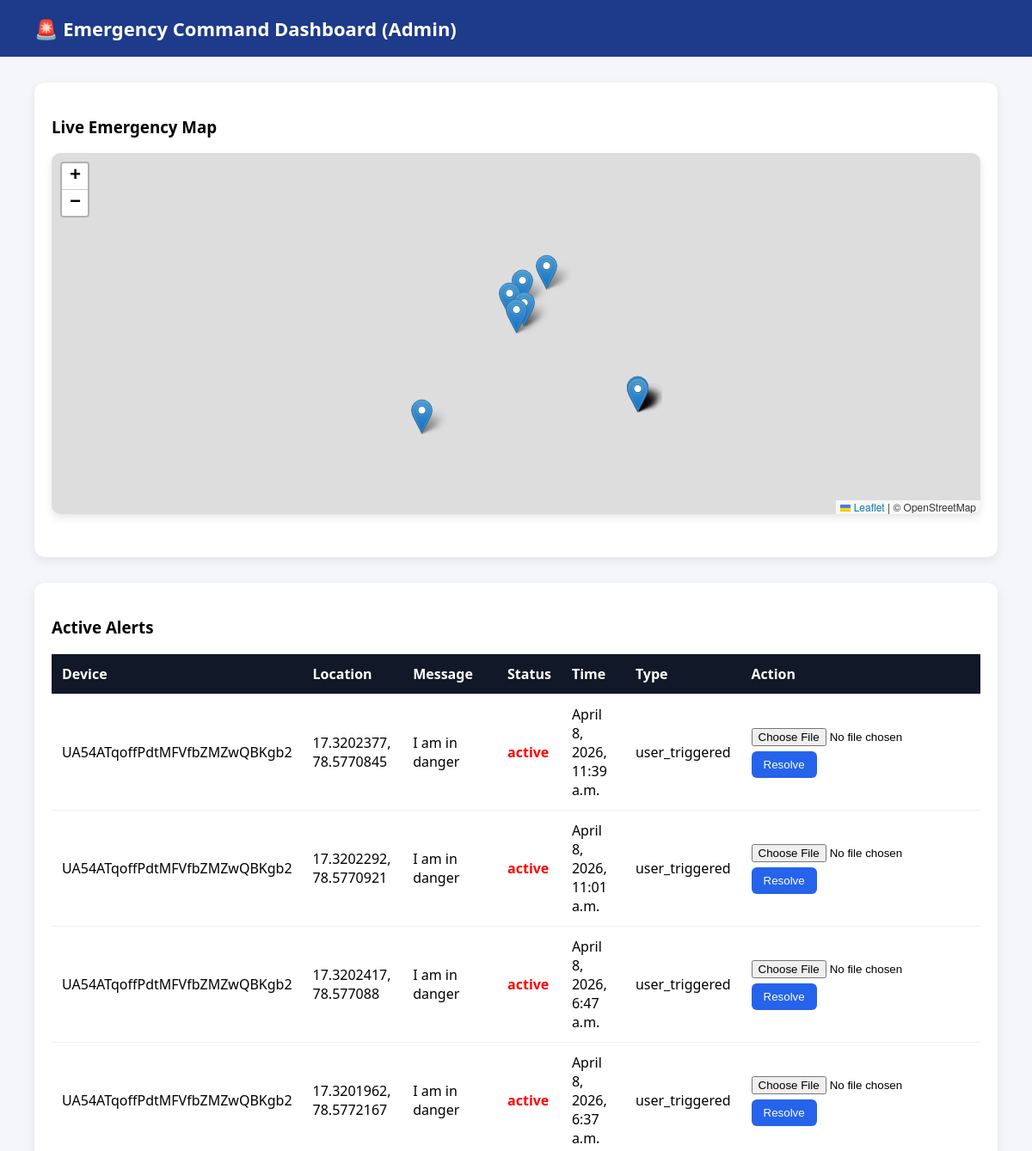
/api/admin-dashboard/ (signed in, upper part), run on an earlier commit of the app's database.
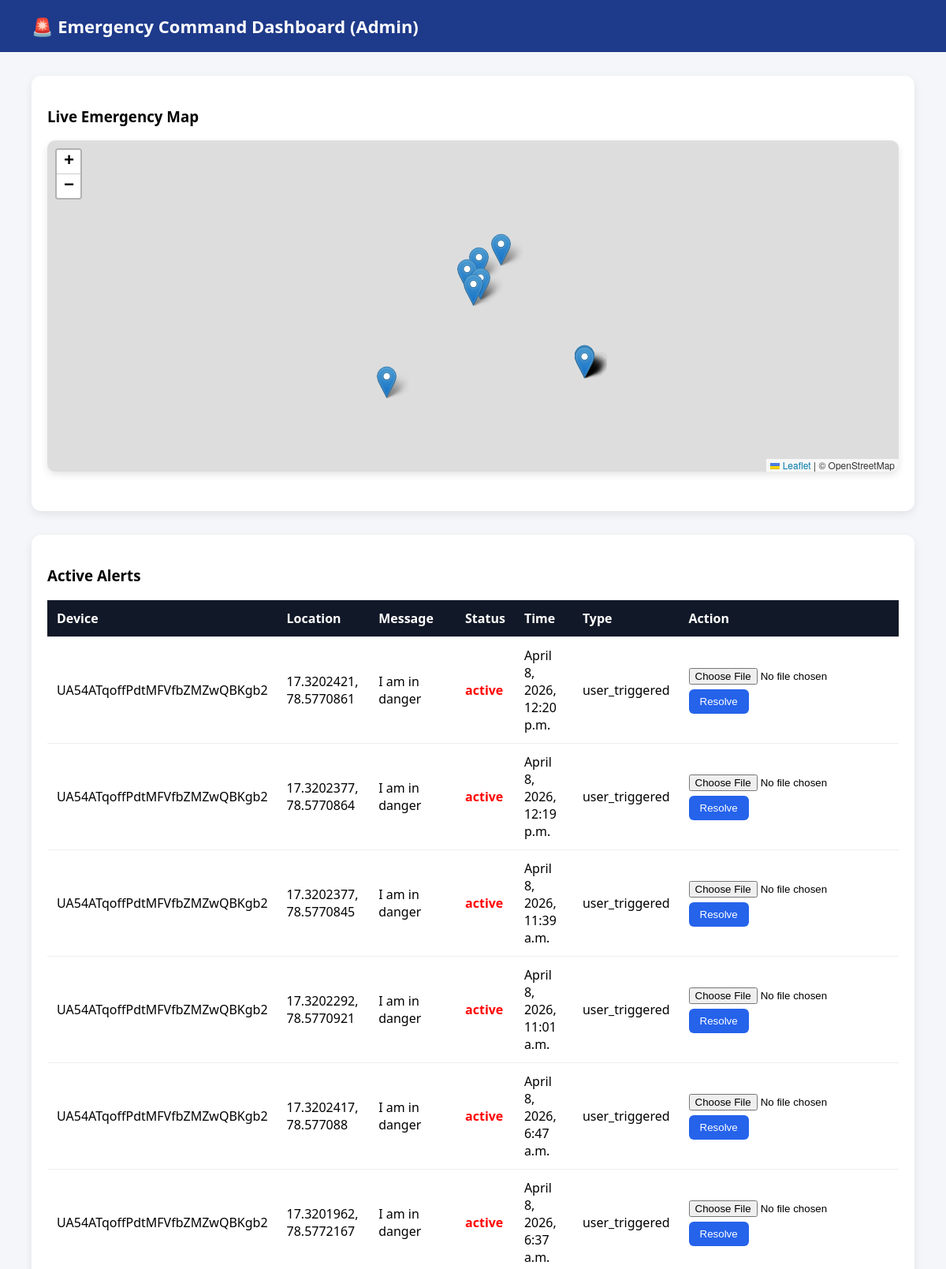
And on a later commit of the database.
### alerts/models.py (models this page shows, shortened)
class Alert(models.Model):
    device_id = models.CharField(max_length=100)
    latitude = models.FloatField()
    longitude = models.FloatField()
    message = models.TextField()
    timestamp = models.DateTimeField(auto_now_add=True)
    status = models.CharField(max_length=20, default="active")
    route_info = models.TextField(blank=True, null=True)
    emergency_type = models.CharField(max_length=50, default="general")
    severity = models.CharField(default="medium", max_length=20)
    resolved_at = models.DateTimeField(null=True, blank=True)
    proof_image = models.ImageField(upload_to="proofs/", null=True, blank=True)

### alerts/views.py (the view)
# urls.py: path('admin-dashboard/', admin_dashboard),
@login_required
def admin_dashboard(request):
    alerts = Alert.objects.all().order_by("-timestamp")
    return render(request, "admin_dashboard.html", {"alerts": alerts})

### alerts/templates/admin_dashboard.html (shortened to what this page needs)
<!DOCTYPE html>
<html>
<head>
    <link rel="stylesheet" href="https://unpkg.com/leaflet/dist/leaflet.css"/>
</head>
<body>
<header>
    🚨 Emergency Command Dashboard (Admin)
</header>
<div class="container">
    <div class="card">
        <h3>Live Emergency Map</h3>
        <div id="map"></div>
    </div>
    <div class="card">
        <h3>Active Alerts</h3>
        <table>
            <tr>
                <th>Device</th>
                <th>Location</th>
                <th>Message</th>
                <th>Status</th>
                <th>Time</th>
                <th>Type</th>
                <th>Action</th>
            </tr>
            {% for alert in alerts %}
                {% if alert.status == "active" %}
                <tr>
                    <td>{{ alert.device_id }}</td>
                    <td>{{ alert.latitude }}, {{ alert.longitude }}</td>
                    <td>{{ alert.message }}</td>
                    <td class="active">{{ alert.status }}</td>
                    <td>{{ alert.timestamp }}</td>
                    <td>{{ alert.emergency_type }}</td>
                    <td>
                        <form id="resolveForm{{alert.id}}" enctype="multipart/form-data">
                            <input type="file" name="proof" accept="image/*" capture="user" required>
                            <button type="button" onclick="resolveAlert({{alert.id}})">
                                Resolve
                            </button>
                        </form>
                    </td>
                </tr>
                {% endif %}
            {% endfor %}
        </table>
    </div>
</div>
</body>
</html>

### alerts/templates/admin_dashboard.html (style rules this page uses)
body { font-family: 'Segoe UI', sans-serif; margin: 0; background: #f4f6f9; }
header { background: #1e3a8a; color: white; padding: 18px 40px; font-size: 22px; font-weight: bold; }
.container { padding: 30px 40px; }
#map { height: 420px; border-radius: 10px; margin-bottom: 30px; box-shadow: 0 4px 10px rgba(0,0,0,0.1); }
.card { background: white; padding: 20px; border-radius: 12px; box-shadow: 0 4px 12px rgba(0,0,0,0.08); margin-bottom: 30px; }
table { border-collapse: collapse; width: 100%; }
th, td { padding: 12px; border-bottom: 1px solid #eee; text-align: left; }
th { background: #111827; color: white; }
.active { color: red; font-weight: bold; }
button { background: #2563eb; border: none; padding: 8px 14px; color: white; border-radius: 6px; cursor: pointer; }
input[type="file"] { margin-bottom: 6px; }

What changed in the data, as far as the page shows it:
added Alert: device_id "UA54ATqoffPdtMFVfbZMZwQBKgb2", latitude "17.3202421", longitude "78.5770861", message "I am in danger", status "active", timestamp "April 8, 2026, 12:20 p.m.", emergency_type "user_triggered"
added Alert: device_id "UA54ATqoffPdtMFVfbZMZwQBKgb2", latitude "17.3202377", longitude "78.5770864", message "I am in danger", status "active", timestamp "April 8, 2026, 12:19 p.m.", emergency_type "user_triggered"
